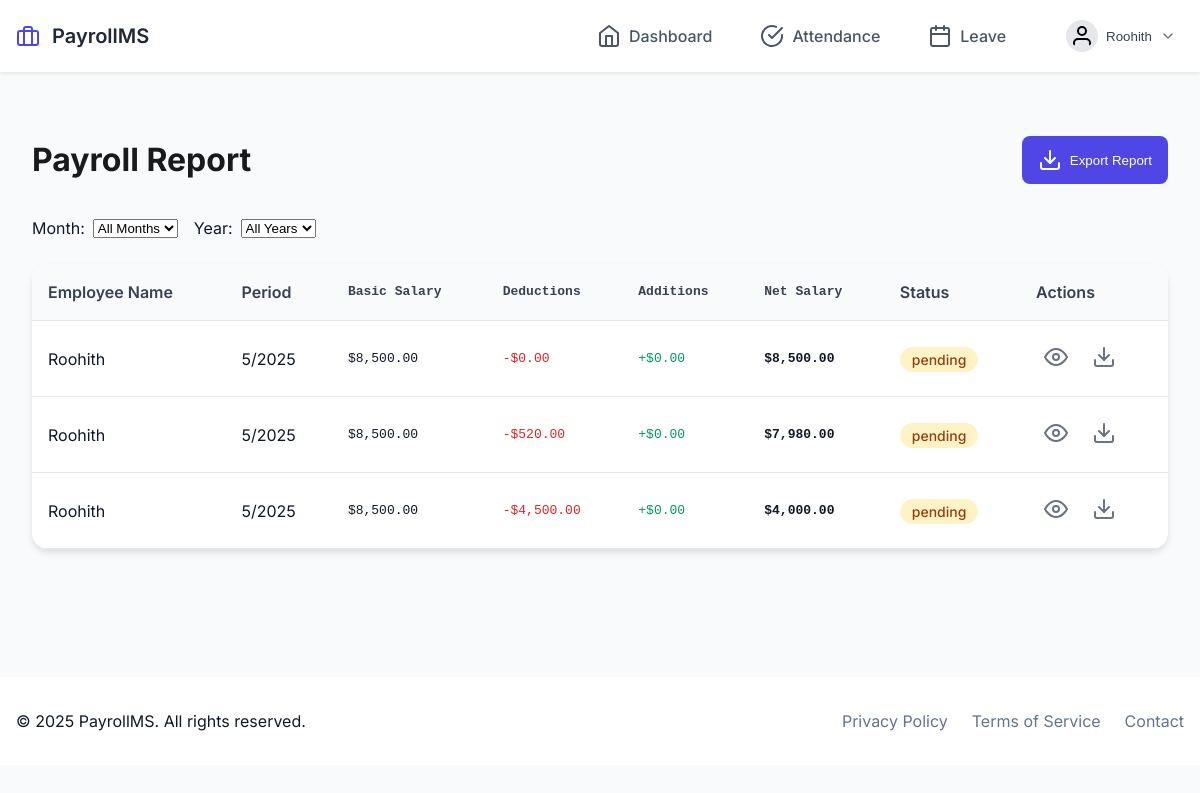
The app's page /payroll/report (signed in) with its own data.
### src/models/payroll.py (models this page shows, shortened)
class Payroll(db.Model):
    id = db.Column(db.Integer, primary_key=True)
    employee_id = db.Column(db.Integer, db.ForeignKey('employee.id'), nullable=False)
    month = db.Column(db.Integer, nullable=False)
    year = db.Column(db.Integer, nullable=False)
    basic_salary = db.Column(db.Float, nullable=False)
    deductions = db.Column(db.Float, default=0.0)
    additions = db.Column(db.Float, default=0.0)
    net_salary = db.Column(db.Float, nullable=False)
    status = db.Column(db.String(20), default='pending')  # pending, processed
    created_at = db.Column(db.DateTime, default=datetime.utcnow)
    employee = db.relationship('Employee', backref=db.backref('payrolls', lazy=True))

### src/models/employee.py (models this page shows, shortened)
class Employee(db.Model):
    __tablename__ = 'employee'
    id: int = db.Column(db.Integer, primary_key=True)
    username: str = db.Column(db.String(80), unique=True, nullable=False)
    password_hash: str = db.Column(db.String(120), nullable=False)
    name: str = db.Column(db.String(100), nullable=False)
    email: str = db.Column(db.String(120), unique=True, nullable=False)
    position: Optional[str] = db.Column(db.String(80))
    salary: float = db.Column(db.Float, nullable=False)
    joining_date: date = db.Column(db.Date, nullable=False)
    role: str = db.Column(db.String(20), default='user')
    base_salary: float = db.Column(db.Float, nullable=False)
    hra: float = db.Column(db.Float, default=0.0)
    da: float = db.Column(db.Float, default=0.0)
    ta: float = db.Column(db.Float, default=0.0)
    pf: float = db.Column(db.Float, default=0.0)
    tax: float = db.Column(db.Float, default=0.0)

### src/routes/payroll.py (the view)
@payroll_bp.route('/report')
def report():
    payrolls = Payroll.query.order_by(Payroll.year.desc(), Payroll.month.desc()).all()
    return render_template('payroll/report.html', payrolls=payrolls)

### src/app.py (called while the page is built)
def create_app():
    app = Flask(__name__)
    app.config.from_object(Config)
    init_app(app)
    from .routes import init_routes
    init_routes(app)
    @app.context_processor
    def utility_processor():
        return {
            'now': datetime.now()
        }
    @app.route('/')
    def home():
        return render_template('home.html')
    return app

### src/templates/payroll/report.html (shortened to what this page needs)
{% extends "base.html" %}
{% block content %}
<div class="payroll-report-container">
    <div class="report-header">
        <h1>Payroll Report</h1>
        <div class="report-actions">
            <button class="btn-export" onclick="exportReport()">
                <i data-feather="download"></i>
                Export Report
            </button>
        </div>
    </div>
    <div class="report-filters">
        <div class="filter-group">
            <label for="month">Month:</label>
            <select id="month" onchange="filterReport()">
                <option value="">All Months</option>
            </select>
        </div>
        <div class="filter-group">
            <label for="year">Year:</label>
            <select id="year" onchange="filterReport()">
                <option value="">All Years</option>
            </select>
        </div>
    </div>
    <div class="report-card">
        <div class="table-responsive">
            <table class="payroll-table">
                <thead>
                    <tr>
                        <th>Employee Name</th>
                        <th>Period</th>
                        <th class="amount">Basic Salary</th>
                        <th class="amount">Deductions</th>
                        <th class="amount">Additions</th>
                        <th class="amount">Net Salary</th>
                        <th>Status</th>
                        <th>Actions</th>
                    </tr>
                </thead>
                <tbody>
                    {% for payroll in payrolls %}
                    <tr>
                        <td>{{ payroll.employee.name }}</td>
                        <td>{{ payroll.month }}/{{ payroll.year }}</td>
                        <td class="amount">${{ "{:,.2f}".format(payroll.basic_salary) }}</td>
                        <td class="amount deduction">-${{ "{:,.2f}".format(payroll.deductions) }}</td>
                        <td class="amount addition">+${{ "{:,.2f}".format(payroll.additions) }}</td>
                        <td class="amount total">${{ "{:,.2f}".format(payroll.net_salary) }}</td>
                        <td>
                            <span class="status-badge {{ payroll.status }}">
                                {{ payroll.status }}
                            </span>
                        </td>
                        <td>
                            <div class="action-buttons">
                                <button class="btn-icon" onclick="viewDetails({{ payroll.id }})">
                                    <i data-feather="eye"></i>
                                </button>
                                <button class="btn-icon" onclick="downloadSlip({{ payroll.id }})">
                                    <i data-feather="download"></i>
                                </button>
                            </div>
                        </td>
                    </tr>
                    {% endfor %}
                </tbody>
            </table>
        </div>
    </div>
</div>
{% endblock %}

### src/templates/base.html (style rules this page uses)
:root { --primary: #4f46e5; --primary-dark: #4338ca; --secondary: #64748b; --white: #ffffff; --black: #111827; --gray-50: #f9fafb; --gray-100: #f3f4f6; --gray-200: #e5e7eb; }
* { margin: 0; padding: 0; box-sizing: border-box; }
body { font-family: 'Inter', system-ui, sans-serif; background-color: var(--gray-50); color: var(--black); line-height: 1.5; }

### src/templates/payroll/report.html (style rules this page uses)
.payroll-report-container { max-width: 1200px; margin: 2rem auto; padding: 0 1rem; }
.report-header { display: flex; justify-content: space-between; align-items: center; margin-bottom: 2rem; }
.report-header h1 { font-size: 2rem; color: #1a1a1a; }
.report-filters { display: flex; gap: 1rem; margin-bottom: 1.5rem; }
.filter-group { display: flex; align-items: center; gap: 0.5rem; }
.report-card { background: white; border-radius: 1rem; box-shadow: 0 4px 6px rgba(0, 0, 0, 0.1); overflow: hidden; }
.table-responsive { overflow-x: auto; }
.payroll-table { width: 100%; border-collapse: collapse; }
.payroll-table th, .payroll-table td { padding: 1rem; text-align: left; border-bottom: 1px solid #e5e7eb; }
.payroll-table th { background: #f9fafb; font-weight: 600; color: #374151; }
.amount { font-family: monospace; text-align: right; }
.deduction { color: #dc2626; }
.addition { color: #059669; }
.total { font-weight: 600; }
.status-badge { padding: 0.25rem 0.75rem; border-radius: 9999px; font-size: 0.875rem; font-weight: 500; }
.status-badge.pending { background: #fef3c7; color: #92400e; }
.action-buttons { display: flex; gap: 0.5rem; }
.btn-icon { padding: 0.5rem; border: none; background: none; color: #6b7280; cursor: pointer; transition: color 0.2s; }
.btn-export { display: inline-flex; align-items: center; gap: 0.5rem; padding: 0.75rem 1rem; background: #4f46e5; color: white; border: none; border-radius: 0.5rem; font-weight: 500; cursor: pointer; transition: background-color 0.2s; }

### records on screen
Payroll: employee.name "Roohith", month "5", year "2025", basic_salary "8,500.00", deductions "0.00", additions "0.00", net_salary "8,500.00", status "pending"
Payroll: employee.name "Roohith", month "5", year "2025", basic_salary "8,500.00", deductions "520.00", additions "0.00", net_salary "7,980.00", status "pending"
Payroll: employee.name "Roohith", month "5", year "2025", basic_salary "8,500.00", deductions "4,500.00", additions "0.00", net_salary "4,000.00", status "pending"

### other values on screen
{{ session.get('user_name', 'User') }} "Roohith"
